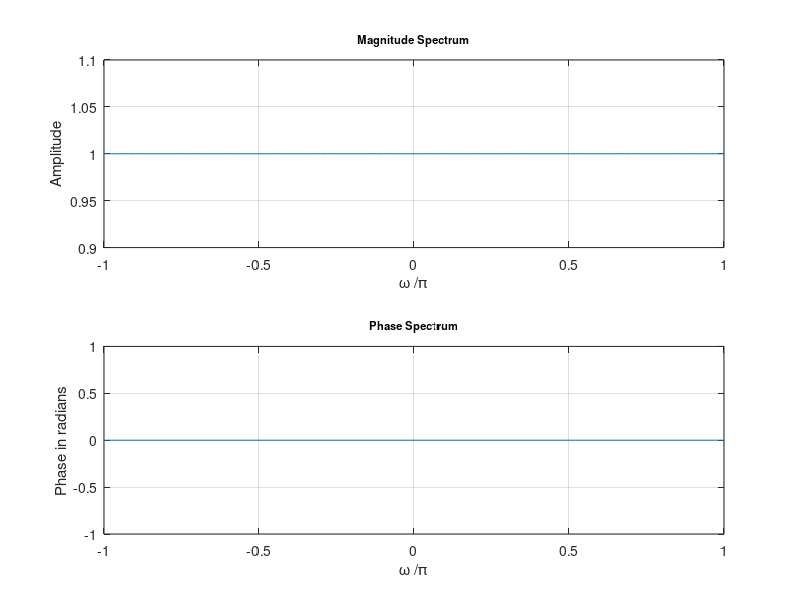

Write the MATLAB code that produced this figure.
% Program P3_1
% Conversion of a rational transfer function
% to its factored form
clear
num = input('Numerator coefficient vector = ');
den = input('Denominator coefficient vector = ');
[z,p,k] = tf2zp(num,den);
sos = zp2sos(z,p,k)

subplot(2,1,1)
w = -pi:2*pi/255:pi;
h1 = freqz(num, den, w);
plot(w/pi,abs(h1));grid
title('Magnitude Spectrum','FontSize',8)
xlabel('\omega /\pi');
ylabel('Amplitude');

subplot(2,1,2)
plot(w/pi,angle(h1));grid
title('Phase Spectrum','FontSize',8)
xlabel('\omega /\pi');
ylabel('Phase in radians');